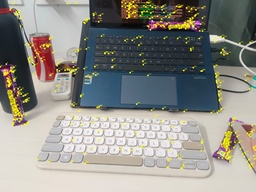
#> input picture output/final/match_locations.jpg, 256 x 192 px, shrunk from 1599 x 1200 before the run
$ python solution.py --template output/final/match_locations.jpg --scene output/final/match_locations.jpg
#> lines starting #> are read from the running program, lines starting #| are printed output that depends on the picture
#!/usr/bin/env python3
"""
Assignment 1: Multi-Instance Object Recognition in Cluttered Scenes

Core matching, 4-D Hough voting, affine estimation, RANSAC, geometric
verification, IoU and NMS are implemented explicitly. OpenCV is used only
for image I/O/drawing and SIFT feature extraction, as permitted by the brief.

Usage:
    python solution.py --template data/template.jpg --scene data/query.jpg

Outputs are written to output/.
"""

from __future__ import annotations

import argparse
import math
import os
from dataclasses import dataclass
from collections import defaultdict
from typing import Dict, List, Optional, Sequence, Tuple

import cv2
import numpy as np


# ----------------------------- Data structures -----------------------------

@dataclass
class Match:
    scene_idx: int
    template_idx: int
    distance: float
    predicted_center: np.ndarray  # [x, y]
    predicted_log_scale: float
    predicted_angle: float         # degrees in [0, 360)


@dataclass
class Detection:
    M: np.ndarray                  # 2 x 3 affine transform template -> scene
    polygon: np.ndarray            # 4 x 2 projected template corners
    bbox: Tuple[int, int, int, int]
    score: float
    inlier_count: int
    mean_error: float
    scale: float
    angle: float
    matches: List[Match]


# ----------------------------- Configuration -------------------------------

@dataclass
class Config:
    ratio_threshold: float = 0.85
    # Hough bins. Position bins are relative to the scene dimensions.
    hough_xy_bin: int = 40
    hough_log_scale_bin: float = 0.35
    hough_angle_bin: float = 30.0
    min_cluster_votes: int = 3
    neighbor_radius: int = 1

    ransac_iterations: int = 1000
    reprojection_threshold: float = 6.0
    min_inliers: int = 10
    min_inlier_ratio: float = 0.35
    max_mean_error: float = 5.5

    # Affine sanity checks.
    min_scale: float = 0.08
    max_scale: float = 8.0
    max_anisotropy: float = 4.0
    min_polygon_area_ratio: float = 0.03
    max_polygon_area_ratio: float = 12.0
    reject_reflection: bool = True

    nms_iou_threshold: float = 0.30


# ----------------------------- SIFT extraction -----------------------------

def extract_sift(image: np.ndarray):
    """Use OpenCV only for the permitted SIFT extraction."""
    gray = cv2.cvtColor(image, cv2.COLOR_BGR2GRAY) if image.ndim == 3 else image
    sift = cv2.SIFT_create()
    keypoints, descriptors = sift.detectAndCompute(gray, None)
    if descriptors is None:
        descriptors = np.empty((0, 128), dtype=np.float32)
    return keypoints, descriptors.astype(np.float32)


# ---------------------------- Descriptor matching --------------------------

def l2_distance(a: np.ndarray, b: np.ndarray) -> float:
    d = a.astype(np.float32) - b.astype(np.float32)
    return float(np.sqrt(np.dot(d, d)))


def match_scene_to_template(
    template_kp, template_desc: np.ndarray,
    scene_kp, scene_desc: np.ndarray,
    template_center: np.ndarray,
    ratio_threshold: float,
) -> List[Match]:
    """
    For EVERY scene descriptor, find its two nearest template descriptors.

    This direction is important for repeated instances: a single template
    feature is allowed to explain several different scene features. We do not
    impose a one-to-one assignment between template and scene features.
    """
    matches: List[Match] = []
    if len(template_desc) < 2 or len(scene_desc) == 0:
        return matches

    for si, sd in enumerate(scene_desc):
        best1 = (float("inf"), -1)
        best2 = (float("inf"), -1)
        for ti, td in enumerate(template_desc):
            dist = l2_distance(sd, td)
            if dist < best1[0]:
                best2 = best1
                best1 = (dist, ti)
            elif dist < best2[0]:
                best2 = (dist, ti)

        d1, ti = best1
        d2, _ = best2
        if ti < 0 or d2 <= 1e-12:
            continue

        if d1 / d2 >= ratio_threshold:
            continue

        sp = np.array(scene_kp[si].pt, dtype=np.float64)
        tp = np.array(template_kp[ti].pt, dtype=np.float64)
        ts = max(float(template_kp[ti].size), 1e-6)
        ss = max(float(scene_kp[si].size), 1e-6)
        scale = ss / ts
        angle = (float(scene_kp[si].angle) - float(template_kp[ti].angle)) % 360.0

        theta = math.radians(angle)
        R = np.array([[math.cos(theta), -math.sin(theta)],
                      [math.sin(theta),  math.cos(theta)]])
        predicted_center = sp + scale * (R @ (template_center - tp))

        matches.append(Match(
            scene_idx=si,
            template_idx=ti,
            distance=d1,
            predicted_center=predicted_center,
            predicted_log_scale=math.log(scale),
            predicted_angle=angle,
        ))
    return matches


# ----------------------------- Hough transform ------------------------------

def normalize_angle(angle: float) -> float:
    return angle % 360.0


def hough_key(m: Match, scene_shape, cfg: Config):
    h, w = scene_shape[:2]
    x, y = m.predicted_center
    # Clamp only for stable integer binning; the later geometric stage decides
    # whether the resulting transform is physically plausible.
    xb = int(math.floor(x / cfg.hough_xy_bin))
    yb = int(math.floor(y / cfg.hough_xy_bin))
    sb = int(math.floor(m.predicted_log_scale / cfg.hough_log_scale_bin))
    ab = int(math.floor(normalize_angle(m.predicted_angle) / cfg.hough_angle_bin))
    return xb, yb, sb, ab


def build_hough_accumulator(matches: Sequence[Match], scene_shape, cfg: Config):
    accumulator: Dict[Tuple[int, int, int, int], List[int]] = defaultdict(list)
    for idx, m in enumerate(matches):
        accumulator[hough_key(m, scene_shape, cfg)].append(idx)
    return accumulator


def cluster_from_peak(
    accumulator: Dict[Tuple[int, int, int, int], List[int]],
    peak: Tuple[int, int, int, int],
    cfg: Config,
) -> List[int]:
    """Collect a small 4-D neighborhood around a high-vote bin."""
    px, py, ps, pa = peak
    ids: List[int] = []
    for key, values in accumulator.items():
        x, y, s, a = key
        if (abs(x - px) <= cfg.neighbor_radius and
            abs(y - py) <= cfg.neighbor_radius and
            abs(s - ps) <= cfg.neighbor_radius and
            circular_bin_distance(a, pa, int(round(360.0 / cfg.hough_angle_bin))) <= cfg.neighbor_radius):
            ids.extend(values)
    return ids


def circular_bin_distance(a: int, b: int, n: int) -> int:
    d = abs(a - b)
    return min(d, n - d)


def pop_peak(accumulator):
    if not accumulator:
        return None
    return max(accumulator.keys(), key=lambda k: len(accumulator[k]))


# --------------------------- Affine least squares ---------------------------

def solve_affine_least_squares(src: np.ndarray, dst: np.ndarray) -> Optional[np.ndarray]:
    """
    Solve dst ~= A * [x,y,1] using ordinary least squares.

    We explicitly construct Ax=b. np.linalg.lstsq is a NumPy matrix operation,
    which is allowed by the assignment; no OpenCV geometric estimator is used.
    """
    n = len(src)
    if n < 3:
        return None

    A = np.zeros((2 * n, 6), dtype=np.float64)
    b = np.zeros((2 * n,), dtype=np.float64)
    for i, ((x, y), (u, v)) in enumerate(zip(src, dst)):
        A[2 * i] = [x, y, 1.0, 0.0, 0.0, 0.0]
        A[2 * i + 1] = [0.0, 0.0, 0.0, x, y, 1.0]
        b[2 * i] = u
        b[2 * i + 1] = v

    try:
        params, _, rank, _ = np.linalg.lstsq(A, b, rcond=None)
    except np.linalg.LinAlgError:
        return None
    if rank < 6 and n > 3:
        # For an overdetermined set, rank deficiency means the point geometry
        # cannot determine all affine parameters reliably.
        return None
    return params.reshape(2, 3)


def triangle_area(a, b, c) -> float:
    ab = np.asarray(b, dtype=np.float64) - np.asarray(a, dtype=np.float64)
    ac = np.asarray(c, dtype=np.float64) - np.asarray(a, dtype=np.float64)

    # 2-D cross product magnitude:
    # |ab_x * ac_y - ab_y * ac_x| / 2
    return abs(ab[0] * ac[1] - ab[1] * ac[0]) * 0.5

def is_non_collinear(points: np.ndarray, eps: float = 1e-4) -> bool:
    if len(points) < 3:
        return False
    scale = max(np.ptp(points[:, 0]), np.ptp(points[:, 1]), 1.0)
    return triangle_area(points[0], points[1], points[2]) > eps * scale * scale


def affine_scale_and_anisotropy(M: np.ndarray):
    J = M[:, :2]
    det = float(np.linalg.det(J))
    singular = np.linalg.svd(J, compute_uv=False)
    if len(singular) < 2 or singular[1] < 1e-12:
        return abs(det) ** 0.5, float("inf"), det
    scale = math.sqrt(abs(det))
    anisotropy = float(singular[0] / singular[1])
    return scale, anisotropy, det


def geometric_sanity(M: np.ndarray, template_shape, scene_shape, cfg: Config) -> bool:
    if M is None or not np.all(np.isfinite(M)):
        return False
    scale, anisotropy, det = affine_scale_and_anisotropy(M)
    if cfg.reject_reflection and det <= 0:
        return False
    if not (cfg.min_scale <= scale <= cfg.max_scale):
        return False
    if anisotropy > cfg.max_anisotropy:
        return False

    th, tw = template_shape[:2]
    sh, sw = scene_shape[:2]
    corners = np.array([[0, 0], [tw - 1, 0], [tw - 1, th - 1], [0, th - 1]], dtype=np.float64)
    poly = project_points(M, corners)
    area = polygon_area(poly)
    template_area = max(float(tw * th), 1.0)
    ratio = area / template_area
    # Area ratio is approximately scale^2 for a similarity transform.
    if not (cfg.min_polygon_area_ratio <= ratio <= cfg.max_polygon_area_ratio):
        return False

    # Do not accept a transform whose center is wildly outside the scene.
    center = poly.mean(axis=0)
    margin_x = 0.75 * sw
    margin_y = 0.75 * sh
    if center[0] < -margin_x or center[0] > sw + margin_x:
        return False
    if center[1] < -margin_y or center[1] > sh + margin_y:
        return False
    return True


# ------------------------------- RANSAC -------------------------------------

def project_points(M: np.ndarray, points: np.ndarray) -> np.ndarray:
    pts_h = np.hstack([points, np.ones((len(points), 1), dtype=np.float64)])
    return (M @ pts_h.T).T


def ransac_affine(
    template_kp,
    scene_kp,
    candidate_matches: Sequence[Match],
    template_shape,
    scene_shape,
    cfg: Config,
    rng: np.random.Generator,
):
    if len(candidate_matches) < 3:
        return None

    src = np.array([template_kp[m.template_idx].pt for m in candidate_matches], dtype=np.float64)
    dst = np.array([scene_kp[m.scene_idx].pt for m in candidate_matches], dtype=np.float64)

    best_M = None
    best_inliers = np.zeros(len(candidate_matches), dtype=bool)
    best_error = float("inf")

    for _ in range(cfg.ransac_iterations):
        ids = rng.choice(len(candidate_matches), size=3, replace=False)
        s = src[ids]
        d = dst[ids]
        if not is_non_collinear(s) or not is_non_collinear(d):
            continue
        M = solve_affine_least_squares(s, d)
        if M is None or not geometric_sanity(M, template_shape, scene_shape, cfg):
            continue

        pred = project_points(M, src)
        errors = np.linalg.norm(pred - dst, axis=1)
        inliers = errors <= cfg.reprojection_threshold
        count = int(np.sum(inliers))
        if count < best_inliers.sum():
            continue
        mean_err = float(errors[inliers].mean()) if count else float("inf")
        if count > best_inliers.sum() or mean_err < best_error:
            best_M = M
            best_inliers = inliers
            best_error = mean_err

    if best_M is None or int(best_inliers.sum()) < cfg.min_inliers:
        return None

    # Final least-squares refinement from ALL RANSAC inliers.
    refined = solve_affine_least_squares(src[best_inliers], dst[best_inliers])
    if refined is None or not geometric_sanity(refined, template_shape, scene_shape, cfg):
        return None

    pred = project_points(refined, src)
    errors = np.linalg.norm(pred - dst, axis=1)
    final_inliers = errors <= cfg.reprojection_threshold
    count = int(final_inliers.sum())
    if count < cfg.min_inliers:
        return None

    ratio = count / len(candidate_matches)
    mean_err = float(errors[final_inliers].mean())
    if ratio < cfg.min_inlier_ratio or mean_err > cfg.max_mean_error:
        return None

    # One final LS pass using the stable inlier set.
    refined2 = solve_affine_least_squares(src[final_inliers], dst[final_inliers])
    if refined2 is not None and geometric_sanity(refined2, template_shape, scene_shape, cfg):
        refined = refined2
        pred = project_points(refined, src)
        errors = np.linalg.norm(pred - dst, axis=1)
        final_inliers = errors <= cfg.reprojection_threshold
        count = int(final_inliers.sum())
        mean_err = float(errors[final_inliers].mean())

    return refined, final_inliers, mean_err


# ------------------------------ Detections ----------------------------------

def polygon_area(poly: np.ndarray) -> float:
    x = poly[:, 0]
    y = poly[:, 1]
    return 0.5 * abs(float(np.dot(x, np.roll(y, -1)) - np.dot(y, np.roll(x, -1))))


def projected_bbox(poly: np.ndarray, scene_shape):
    h, w = scene_shape[:2]
    x0 = max(0, int(math.floor(np.min(poly[:, 0]))))
    y0 = max(0, int(math.floor(np.min(poly[:, 1]))))
    x1 = min(w - 1, int(math.ceil(np.max(poly[:, 0]))))
    y1 = min(h - 1, int(math.ceil(np.max(poly[:, 1]))))
    return x0, y0, x1, y1


def detection_score(inliers: int, mean_error: float, total_cluster: int) -> float:
    # Larger is better. This is only a ranking score, not a calibrated
    # probability.
    return (inliers / max(total_cluster, 1)) * math.exp(-mean_error / 8.0) * math.log1p(inliers)


def estimate_detection(template_kp, scene_kp, candidate_matches, template_shape, scene_shape, cfg, rng):
    result = ransac_affine(template_kp, scene_kp, candidate_matches, template_shape, scene_shape, cfg, rng)
    if result is None:
        return None, []
    M, inlier_mask, mean_error = result
    inlier_matches = [m for m, keep in zip(candidate_matches, inlier_mask) if keep]

    th, tw = template_shape[:2]
    corners = np.array([[0, 0], [tw - 1, 0], [tw - 1, th - 1], [0, th - 1]], dtype=np.float64)
    poly = project_points(M, corners)
    bbox = projected_bbox(poly, scene_shape)

    scale, _, _ = affine_scale_and_anisotropy(M)
    angle = math.degrees(math.atan2(M[1, 0], M[0, 0])) % 360.0
    score = detection_score(len(inlier_matches), mean_error, len(candidate_matches))

    detection = Detection(
        M=M,
        polygon=poly,
        bbox=bbox,
        score=score,
        inlier_count=len(inlier_matches),
        mean_error=mean_error,
        scale=scale,
        angle=angle,
        matches=inlier_matches,
    )
    return detection, inlier_matches


def sequential_detection(
    template_kp,
    scene_kp,
    matches: List[Match],
    template_shape,
    scene_shape,
    cfg: Config,
):
    """
    Greedy extraction loop:
      1. build Hough accumulator from remaining matches
      2. take strongest peak
      3. verify its local cluster with affine RANSAC
      4. remove the verified inliers
      5. repeat
    """
    remaining = list(matches)
    detections: List[Detection] = []
    rng = np.random.default_rng(7)

    while len(remaining) >= cfg.min_cluster_votes:
        accumulator = build_hough_accumulator(remaining, scene_shape, cfg)
        peak = pop_peak(accumulator)
        if peak is None or len(accumulator[peak]) < cfg.min_cluster_votes:
            break

        candidate_ids = cluster_from_peak(accumulator, peak, cfg)
        candidate_matches = [remaining[i] for i in candidate_ids]
        det, inlier_matches = estimate_detection(
            template_kp, scene_kp, candidate_matches,
            template_shape, scene_shape, cfg, rng
        )

        # Remove this Hough peak's candidates even if verification fails, but
        # only permanently subtract geometric inliers after a valid detection.
        if det is not None:
            detections.append(det)
            inlier_set = {(m.scene_idx, m.template_idx) for m in inlier_matches}
            remaining = [
                m for m in remaining
                if (m.scene_idx, m.template_idx) not in inlier_set
            ]
        else:
            # Suppress the bad peak's exact-bin matches to avoid infinite loops.
            bad_set = set(accumulator[peak])
            remaining = [m for i, m in enumerate(remaining) if i not in bad_set]

    return detections, remaining


# ---------------------------------- IoU -------------------------------------

# [11 lines left out: function bbox_iou, not called in this run]


def nms(detections: List[Detection], iou_threshold: float) -> List[Detection]:
    ordered = sorted(detections, key=lambda d: d.score, reverse=True)
    kept: List[Detection] = []
    for d in ordered:
        if all(bbox_iou(d.bbox, k.bbox) < iou_threshold for k in kept):
            kept.append(d)
    return kept


# ----------------------------- Visualizations -------------------------------

def draw_match_locations(scene_img, scene_kp, matches):
    out = scene_img.copy()

    for i, m in enumerate(matches):
        x, y = scene_kp[m.scene_idx].pt
        x, y = int(round(x)), int(round(y))

        cv2.circle(out, (x, y), 5, (0, 255, 255), -1)
        cv2.putText(
            out,
            str(i),
            (x + 5, y - 5),
            cv2.FONT_HERSHEY_SIMPLEX,
            0.35,
            (0, 255, 255),
            1,
            cv2.LINE_AA,
        )

    return out

def draw_naive_matches(template_img, scene_img, template_kp, scene_kp, matches):
    """Draw all ratio-test matches without Hough/geometric verification."""
    # Manually compose a side-by-side image so we do not use a high-level
    # feature-matching visualization API.
    h1, w1 = template_img.shape[:2]
    h2, w2 = scene_img.shape[:2]
    H = max(h1, h2)
    canvas = np.zeros((H, w1 + w2, 3), dtype=np.uint8)
    canvas[:h1, :w1] = template_img
    canvas[:h2, w1:w1 + w2] = scene_img

    for m in matches:
        p1 = tuple(int(round(v)) for v in template_kp[m.template_idx].pt)
        p2_local = scene_kp[m.scene_idx].pt
        p2 = (int(round(p2_local[0] + w1)), int(round(p2_local[1])))
        cv2.line(canvas, p1, p2, (0, 255, 255), 1, cv2.LINE_AA)
        cv2.circle(canvas, p1, 2, (0, 255, 0), -1)
        cv2.circle(canvas, p2, 2, (0, 255, 0), -1)
    return canvas


def draw_detections(scene_img, detections):
    out = scene_img.copy()
    for i, d in enumerate(detections, 1):
        pts = np.round(d.polygon).astype(np.int32).reshape((-1, 1, 2))
        cv2.polylines(out, [pts], True, (0, 255, 0), 3, cv2.LINE_AA)
        x0, y0, x1, y1 = d.bbox
        cv2.rectangle(out, (x0, y0), (x1, y1), (255, 0, 0), 1, cv2.LINE_AA)
        label = f"Object {i}: {d.inlier_count} inliers, err={d.mean_error:.1f}"
        ty = max(20, y0 - 8)
        cv2.putText(out, label, (x0, ty), cv2.FONT_HERSHEY_SIMPLEX,
                    0.55, (0, 255, 0), 2, cv2.LINE_AA)
    return out


def save_detection_report(detections: List[Detection], path: str):
    with open(path, "w", encoding="utf-8") as f:
        f.write("Detection summary\n")
        f.write("=================\n")
        f.write(f"count: {len(detections)}\n\n")
        for i, d in enumerate(detections, 1):
            f.write(f"Detection {i}\n")
            f.write(f"  score: {d.score:.4f}\n")
            f.write(f"  inliers: {d.inlier_count}\n")
            f.write(f"  mean reprojection error: {d.mean_error:.4f} px\n")
            f.write(f"  scale (sqrt|det|): {d.scale:.4f}\n")
            f.write(f"  rotation estimate: {d.angle:.2f} deg\n")
            f.write(f"  bbox: {d.bbox}\n")
            f.write("  affine:\n")
            f.write(np.array2string(d.M, precision=6) + "\n\n")


# ---------------------------------- Main ------------------------------------

def parse_args():
    p = argparse.ArgumentParser()
    p.add_argument("--template", required=True, help="isolated template image")
    p.add_argument("--scene", required=True, help="cluttered query image")
    p.add_argument("--output", default="output")
    p.add_argument("--ratio", type=float, default=0.85)
    p.add_argument("--xy-bin", type=int, default=40)
    p.add_argument("--scale-bin", type=float, default=0.35)
    p.add_argument("--angle-bin", type=float, default=30.0)
    p.add_argument("--ransac-iters", type=int, default=1000)
    p.add_argument("--reproj", type=float, default=6.0)
    p.add_argument("--nms-iou", type=float, default=0.30)
    return p.parse_args()


def main():
    args = parse_args()
    cfg = Config(
        ratio_threshold=args.ratio,
        hough_xy_bin=args.xy_bin,
        hough_log_scale_bin=args.scale_bin,
        hough_angle_bin=args.angle_bin,
        ransac_iterations=args.ransac_iters,
        reprojection_threshold=args.reproj,
        nms_iou_threshold=args.nms_iou,
    )
    os.makedirs(args.output, exist_ok=True)

    template_img = cv2.imread(args.template)
#> template_img is the input picture: shape (192, 256, 3); mean B, G, R 135.7, 142.1, 143.2
    scene_img = cv2.imread(args.scene)
    if template_img is None:
        raise FileNotFoundError(f"Cannot read template: {args.template}")
    if scene_img is None:
        raise FileNotFoundError(f"Cannot read scene: {args.scene}")

    template_kp, template_desc = extract_sift(template_img)
#> in extract_sift, `gray = cv2.cvtColor(image, cv2.COLOR_BGR2GRAY) if image.ndim == 3 else..`:
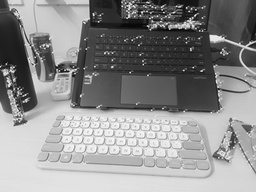
#> gray: shape (192, 256); min 5, max 254, mean 141.7
#> in extract_sift, `keypoints, descriptors = sift.detectAndCompute(gray, None)`: keypoints = 286 keypoints; strongest (x, y, size): (214, 38, 6.3), (14, 80, 1.9), (26, 100, 2.3), (250, 43, 1.9)
#> template_kp has the same summary as keypoints in extract_sift
    scene_kp, scene_desc = extract_sift(scene_img)
#> scene_kp has the same summary as keypoints in extract_sift
    print(f"Template keypoints: {len(template_kp)}")
#| Template keypoints: 286
    print(f"Scene keypoints:    {len(scene_kp)}")
#| Scene keypoints:    286

    th, tw = template_img.shape[:2]
    template_center = np.array([(tw - 1) / 2.0, (th - 1) / 2.0])

    matches = match_scene_to_template(
        template_kp, template_desc,
        scene_kp, scene_desc,
        template_center, cfg.ratio_threshold,
    )
#> the loop in match_scene_to_template, `for si, sd in enumerate(scene_desc):` made 286 passes
#> (d2, tp, ts, ss) on passes 1 to 3: (100.8, [4.95, 89.37], 3.68, 3.68), (396.5, [5.11, 72.22], 3.84, 3.84), (341, [5.11, 72.22], 3.84, 3.84)

    print(f"Ratio-test matches: {len(matches)}")
#| Ratio-test matches: 286
    naive = draw_naive_matches(template_img, scene_img, template_kp, scene_kp, matches)
#> in draw_naive_matches, `canvas[:h1, :w1] = template_img`:
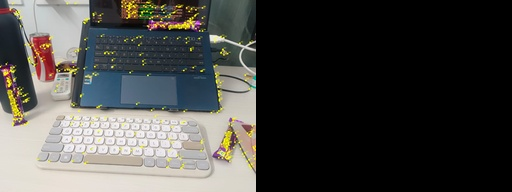
#> canvas: shape (192, 512, 3); mean B, G, R 67.8, 71, 71.6
#> in draw_naive_matches, `canvas[:h2, w1:w1 + w2] = scene_img`:
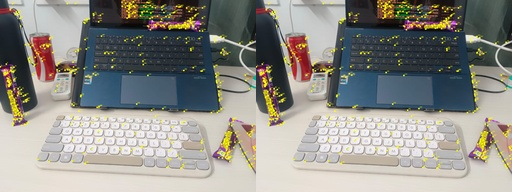
#> canvas: shape (192, 512, 3); mean B, G, R 135.7, 142.1, 143.2
#> (the rest of the program and of its run is left out)
